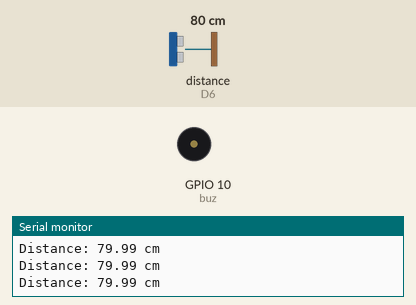
Bench run of a sketch on a simulated ESP8266 (NodeMCU). Parts: buzzer (waves = sounding, pin HIGH), the last lines printed to the serial monitor. Wiring (inferred from the names in the program): ultrasonic range finder: trigger D3; echo D6. Inputs (shaded band) come from the test bench; at power-on: distance to the obstacle (sensor on D6) 80 cm. The echo pulse lasts 58.3 µs per cm; pins used as bus, display or sensor lines are not drawn.

Above: at 1.2 s.
1.3 s: distance to the obstacle (sensor on D6) set to 66 cm
2.8 s: distance to the obstacle (sensor on D6) set to 57 cm
At 5.6 s:
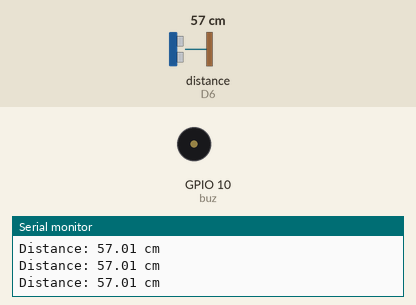
5.8 s: distance to the obstacle (sensor on D6) set to 120 cm
At 6.3 s:
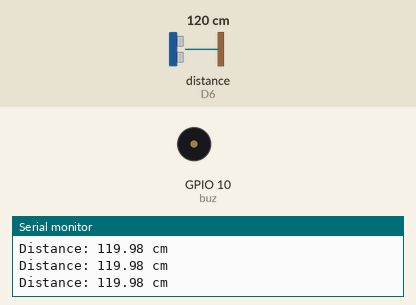
7.3 s: distance to the obstacle (sensor on D6) set to 60 cm
At 8.1 s:
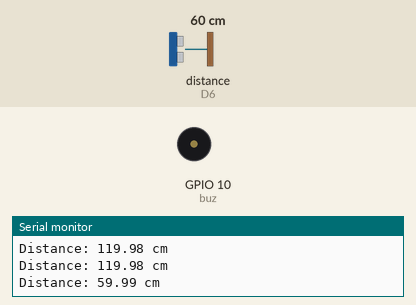
Timing chart, 0 to 11.3 s (numbered marks = the images above; inputs shaded):
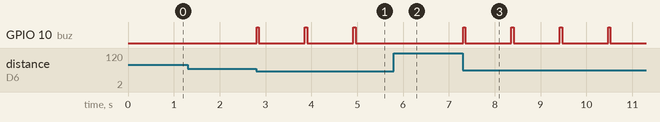

Measured:
- the behaviour switches between 61 and 60 cm on distance to the obstacle (sensor on D6) (found by bisection; images 0 and 1)
- after the input at 2.8 s, GPIO 10 (buz): alternates HIGH for 0.05 s and LOW for 1.0 s, starting at once
- after the input at 5.8 s, GPIO 10 (buz): stops changing and stays LOW
- after the input at 7.3 s, GPIO 10 (buz): alternates HIGH for 0.05 s and LOW for 1.0 s, starting at once

The sketch:

ESP8266_Ultrasonic.ino
```cpp
// HC-SR04 + ESP8266 Distance Measurement

const int trigPin = D3;
const int echoPin = D6;   // (via voltage divider!)
const int buz = 10;        //  SD3

void buzzer (int del) {
  digitalWrite (buz, HIGH);
  delay(50);
  digitalWrite (buz, LOW);
  delay(del);
}

void setup() {
  Serial.begin(115200);
  pinMode(buz, OUTPUT);
  digitalWrite(buz, LOW);
  pinMode(trigPin, OUTPUT);
  pinMode(echoPin, INPUT);
  Serial.println("HC-SR04 Distance Sensor Starting...");
}

void loop() {
  long duration;
  float distanceCm;

  // Ensure trigger is low before pulsing
  digitalWrite(trigPin, LOW);
  delayMicroseconds(2);

  // Send a 10 microsecond HIGH pulse to trigger
  digitalWrite(trigPin, HIGH);
  delayMicroseconds(10);
  digitalWrite(trigPin, LOW);

  // Read the echo pin, returns the sound wave travel time in microseconds
  // Timeout after 30ms (~5m range) to avoid blocking forever if no echo
  duration = pulseIn(echoPin, HIGH, 30000);
  // Speed of sound = 343 m/s = 0.0343 cm/microsecond
  // Divide by 2 because duration is there-and-back travel time
  distanceCm = (duration * 0.0343) / 2;

  /*
  if (duration == 0) {
    Serial.println("No echo received (out of range or wiring issue)");
  } else {
    Serial.print("Distance: ");
    Serial.print(distanceCm);
    Serial.println(" cm");
  } */

  Serial.print("Distance: ");
  Serial.print(distanceCm);
  Serial.println(" cm");

  if (distanceCm <= 10) {
    buzzer(50);
  }

  else if (distanceCm > 10 && distanceCm <=40) {
    buzzer (500);
  }

  else if (distanceCm > 40 && distanceCm <= 60) {
    buzzer (1000);
  }

  else {
    digitalWrite(buz, LOW);
  }

  //delay(500); // measure twice a second
}
```
